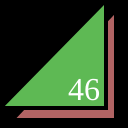
Frame 1 (no input)
Frame 60 (no input): identical to frame 1, image omitted
Frame 120 (the mouse pressed at the canvas centre since frame 60): identical to frame 1, image omitted

The p5.js sketch that drew this single still picture (run headless with seeded random() and noise() and a simulated clock; from frame 60 on, the mouse is pressed at the canvas centre):

// p5.js sketch
// ── sketch.js
function setup() {
  createCanvas(128,128);
}

function draw() {
  background(0);
  strokeWeight(4);
  fill(178, 100, 100);
  triangle(12,120,116,120,116,10);
  fill(94, 185, 84);
  triangle(0,108,106,108,106,0);
  fill(255);
  textSize(32);
  textFont("serif");
  text("46", 68, 100);
}
